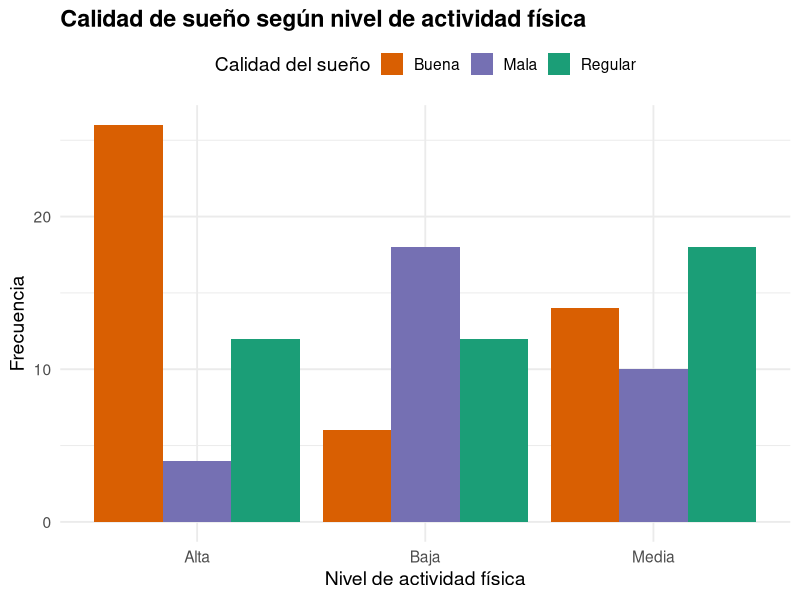

This figure's R source:
## ---- chunk 1
# Librerías
library(ggplot2)

# Datos
datos <- data.frame(
  Actividad = rep(c("Baja", "Media", "Alta"), each = 3),
  Sueno = rep(c("Mala", "Regular", "Buena"), times = 3),
  Frecuencia = c(18, 12, 6,
                 10, 18, 14,
                 4, 12, 26)
)

# Gráfico de barras agrupadas
ggplot(datos, aes(x = Actividad, y = Frecuencia, fill = Sueno)) +
  geom_bar(stat = "identity", position = "dodge") +
  scale_fill_manual(values = c("#d95f02", "#7570b3", "#1b9e77")) +
  labs(
    title = "Calidad de sueño según nivel de actividad física",
    x = "Nivel de actividad física",
    y = "Frecuencia",
    fill = "Calidad del sueño"
  ) +
  theme_minimal(base_size = 14) +
  theme(
    plot.title = element_text(face = "bold"),
    legend.position = "top"
  )
